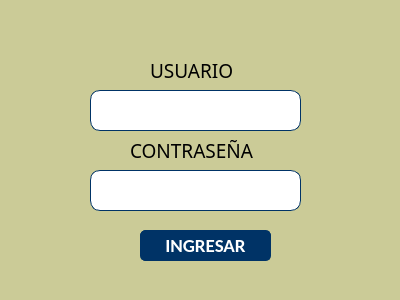
<?xml version="1.0" encoding="UTF-8"?>
<ui version="4.0">
 <class>login</class>
 <widget class="QWidget" name="login">
  <property name="geometry">
   <rect>
    <x>0</x>
    <y>0</y>
    <width>400</width>
    <height>300</height>
   </rect>
  </property>
  <property name="minimumSize">
   <size>
    <width>400</width>
    <height>300</height>
   </size>
  </property>
  <property name="maximumSize">
   <size>
    <width>400</width>
    <height>300</height>
   </size>
  </property>
  <property name="font">
   <font>
    <pointsize>10</pointsize>
   </font>
  </property>
  <property name="focusPolicy">
   <enum>Qt::TabFocus</enum>
  </property>
  <property name="windowTitle">
   <string>Inicio Sesion</string>
  </property>
  <property name="layoutDirection">
   <enum>Qt::LeftToRight</enum>
  </property>
  <property name="styleSheet">
   <string notr="true">background-color: rgb(203, 203, 151);</string>
  </property>
  <widget class="QPushButton" name="pushButton_ingresar">
   <property name="geometry">
    <rect>
     <x>140</x>
     <y>230</y>
     <width>131</width>
     <height>31</height>
    </rect>
   </property>
   <property name="font">
    <font>
     <family>Calibri</family>
     <pointsize>14</pointsize>
     <bold>true</bold>
    </font>
   </property>
   <property name="styleSheet">
    <string notr="true">
background-color: rgb(0, 51, 102);
color: rgb(255, 255, 255);
border-radius: 5px;
border-style: solid;
border-width: 1px;
border-color: rgb(0, 51, 102);</string>
   </property>
   <property name="text">
    <string>INGRESAR</string>
   </property>
  </widget>
  <widget class="QLabel" name="label">
   <property name="geometry">
    <rect>
     <x>150</x>
     <y>60</y>
     <width>91</width>
     <height>21</height>
    </rect>
   </property>
   <property name="font">
    <font>
     <family>FONTSPRING DEMO - Organetto Light</family>
     <pointsize>14</pointsize>
    </font>
   </property>
   <property name="text">
    <string>USUARIO</string>
   </property>
  </widget>
  <widget class="QLabel" name="label_3">
   <property name="geometry">
    <rect>
     <x>130</x>
     <y>140</y>
     <width>141</width>
     <height>21</height>
    </rect>
   </property>
   <property name="font">
    <font>
     <family>FONTSPRING DEMO - Organetto Light</family>
     <pointsize>14</pointsize>
    </font>
   </property>
   <property name="text">
    <string>CONTRASEÑA</string>
   </property>
  </widget>
  <widget class="QLineEdit" name="lineEdit_contrasena">
   <property name="geometry">
    <rect>
     <x>90</x>
     <y>170</y>
     <width>211</width>
     <height>41</height>
    </rect>
   </property>
   <property name="focusPolicy">
    <enum>Qt::StrongFocus</enum>
   </property>
   <property name="styleSheet">
    <string notr="true">background-color: rgb(255, 255, 255);
border-radius: 10px;
border-style: solid;
border-width: 1px;
border-color: rgb(0, 51, 102);
</string>
   </property>
   <property name="maxLength">
    <number>10</number>
   </property>
   <property name="echoMode">
    <enum>QLineEdit::Password</enum>
   </property>
  </widget>
  <widget class="QLineEdit" name="lineEdit_usuario">
   <property name="geometry">
    <rect>
     <x>90</x>
     <y>90</y>
     <width>211</width>
     <height>41</height>
    </rect>
   </property>
   <property name="font">
    <font>
     <pointsize>10</pointsize>
    </font>
   </property>
   <property name="focusPolicy">
    <enum>Qt::StrongFocus</enum>
   </property>
   <property name="styleSheet">
    <string notr="true">background-color: rgb(255, 255, 255);
border-radius: 10px;
border-style: solid;
border-width: 1px;
border-color: rgb(0, 51, 102);
</string>
   </property>
   <property name="maxLength">
    <number>10</number>
   </property>
   <property name="echoMode">
    <enum>QLineEdit::Normal</enum>
   </property>
  </widget>
 </widget>
 <tabstops>
  <tabstop>lineEdit_usuario</tabstop>
  <tabstop>lineEdit_contrasena</tabstop>
  <tabstop>pushButton_ingresar</tabstop>
 </tabstops>
 <resources/>
 <connections/>
</ui>
